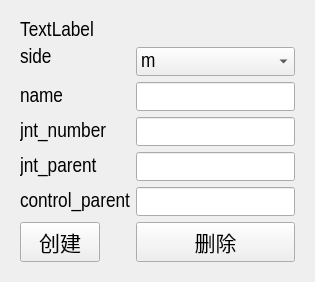
                <widget class="QWidget" name="base_page">
                 <layout class="QGridLayout" name="gridLayout_10">
                  <item row="0" column="0">
                   <widget class="QWidget" name="widget" native="true">
                    <property name="font">
                     <font>
                      <family>Agency FB</family>
                      <pointsize>11</pointsize>
                     </font>
                    </property>
                    <layout class="QFormLayout" name="formLayout">
                     <item row="0" column="0">
                      <widget class="QLabel" name="module_label">
                       <property name="sizePolicy">
                        <sizepolicy hsizetype="Fixed" vsizetype="Preferred">
                         <horstretch>0</horstretch>
                         <verstretch>0</verstretch>
                        </sizepolicy>
                       </property>
                       <property name="font">
                        <font>
                         <family>Arial Narrow</family>
                         <pointsize>16</pointsize>
                         <weight>50</weight>
                         <bold>false</bold>
                        </font>
                       </property>
                       <property name="layoutDirection">
                        <enum>Qt::LeftToRight</enum>
                       </property>
                       <property name="text">
                        <string>TextLabel</string>
                       </property>
                       <property name="alignment">
                        <set>Qt::AlignHCenter|Qt::AlignTop</set>
                       </property>
                      </widget>
                     </item>
                     <item row="1" column="0">
                      <widget class="QLabel" name="side_label">
                       <property name="sizePolicy">
                        <sizepolicy hsizetype="Fixed" vsizetype="Fixed">
                         <horstretch>0</horstretch>
                         <verstretch>0</verstretch>
                        </sizepolicy>
                       </property>
                       <property name="font">
                        <font>
                         <family>Arial Narrow</family>
                         <pointsize>16</pointsize>
                         <weight>50</weight>
                         <bold>false</bold>
                        </font>
                       </property>
                       <property name="focusPolicy">
                        <enum>Qt::NoFocus</enum>
                       </property>
                       <property name="contextMenuPolicy">
                        <enum>Qt::DefaultContextMenu</enum>
                       </property>
                       <property name="layoutDirection">
                        <enum>Qt::LeftToRight</enum>
                       </property>
                       <property name="text">
                        <string>side</string>
                       </property>
                       <property name="alignment">
                        <set>Qt::AlignLeading|Qt::AlignLeft|Qt::AlignVCenter</set>
                       </property>
                      </widget>
                     </item>
                     <item row="1" column="1">
                      <widget class="QComboBox" name="comboBox">
                       <property name="font">
                        <font>
                         <family>Arial Narrow</family>
                         <pointsize>16</pointsize>
                         <weight>50</weight>
                         <bold>false</bold>
                        </font>
                       </property>
                       <item>
                        <property name="text">
                         <string>m</string>
                        </property>
                       </item>
                       <item>
                        <property name="text">
                         <string>l</string>
                        </property>
                       </item>
                       <item>
                        <property name="text">
                         <string>r</string>
                        </property>
                       </item>
                      </widget>
                     </item>
                     <item row="2" column="0">
                      <widget class="QLabel" name="label_4">
                       <property name="font">
                        <font>
                         <family>Arial Narrow</family>
                         <pointsize>16</pointsize>
                         <weight>50</weight>
                         <bold>false</bold>
                        </font>
                       </property>
                       <property name="text">
                        <string>name</string>
                       </property>
                      </widget>
                     </item>
                     <item row="2" column="1">
                      <widget class="QLineEdit" name="lineEdit">
                       <property name="font">
                        <font>
                         <family>Arial Narrow</family>
                         <pointsize>16</pointsize>
                        </font>
                       </property>
                      </widget>
                     </item>
                     <item row="3" column="0">
                      <widget class="QLabel" name="label_5">
                       <property name="font">
                        <font>
                         <family>Arial Narrow</family>
                         <pointsize>16</pointsize>
                         <weight>50</weight>
                         <bold>false</bold>
                        </font>
                       </property>
                       <property name="text">
                        <string>jnt_number</string>
                       </property>
                      </widget>
                     </item>
                     <item row="3" column="1">
                      <widget class="QLineEdit" name="lineEdit_2">
                       <property name="font">
                        <font>
                         <family>Arial Narrow</family>
                         <pointsize>16</pointsize>
                        </font>
                       </property>
                      </widget>
                     </item>
                     <item row="4" column="0">
                      <widget class="QLabel" name="label_6">
                       <property name="font">
                        <font>
                         <family>Arial Narrow</family>
                         <pointsize>16</pointsize>
                         <weight>50</weight>
                         <bold>false</bold>
                        </font>
                       </property>
                       <property name="text">
                        <string>jnt_parent</string>
                       </property>
                      </widget>
                     </item>
                     <item row="4" column="1">
                      <widget class="QLineEdit" name="lineEdit_3">
                       <property name="font">
                        <font>
                         <family>Arial Narrow</family>
                         <pointsize>16</pointsize>
                        </font>
                       </property>
                      </widget>
                     </item>
                     <item row="5" column="0">
                      <widget class="QLabel" name="label_7">
                       <property name="font">
                        <font>
                         <family>Arial Narrow</family>
                         <pointsize>16</pointsize>
                         <weight>50</weight>
                         <bold>false</bold>
                        </font>
                       </property>
                       <property name="text">
                        <string>control_parent</string>
                       </property>
                      </widget>
                     </item>
                     <item row="5" column="1">
                      <widget class="QLineEdit" name="lineEdit_4">
                       <property name="font">
                        <font>
                         <family>Arial Narrow</family>
                         <pointsize>16</pointsize>
                        </font>
                       </property>
                      </widget>
                     </item>
                     <item row="6" column="0">
                      <widget class="QPushButton" name="pushButton">
                       <property name="font">
                        <font>
                         <family>Arial Narrow</family>
                         <pointsize>16</pointsize>
                        </font>
                       </property>
                       <property name="text">
                        <string>创建</string>
                       </property>
                      </widget>
                     </item>
                     <item row="6" column="1">
                      <widget class="QPushButton" name="pushButton_2">
                       <property name="font">
                        <font>
                         <family>Arial Narrow</family>
                         <pointsize>16</pointsize>
                        </font>
                       </property>
                       <property name="text">
                        <string>删除</string>
                       </property>
                      </widget>
                     </item>
                    </layout>
                   </widget>
                  </item>
                 </layout>
                </widget>
